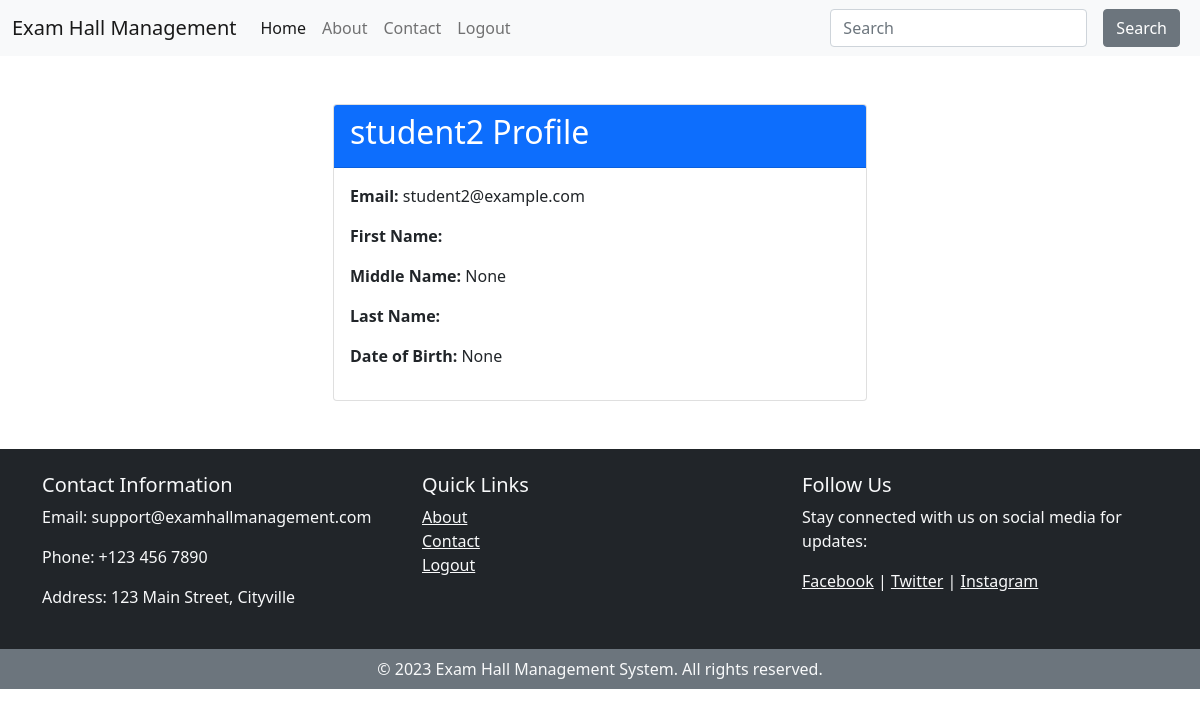
/accounts/student/student2/ (signed in), run on the app's committed database.
### accounts/models.py (models this page shows, shortened)
class CustomUser(AbstractUser):
    email = models.EmailField(unique=True)
    first_name = models.CharField(max_length=30)
    middle_name = models.CharField(max_length=30, blank=True, null=True)
    last_name = models.CharField(max_length=30)
    date_of_birth = models.DateField(null=True, blank=True)
    user_type = models.CharField(max_length=20, verbose_name="User Type")
    slug = models.SlugField(unique=True, blank=True, null=True)
    objects = CustomUserManager()

### accounts/views.py (the view)
# urls.py: path('student/<slug:slug>/', StudentProfileView.as_view(), name='student_profile'),
class StudentProfileView(LoginRequiredMixin, DetailView):
    model = Student
    template_name = 'accounts/student_profile.html'
    context_object_name = 'student'
    slug_field = 'slug'
    slug_url_kwarg = 'slug'

### accounts/templates/accounts/student_profile.html
{% extends 'base.html' %}
{% block content %}
    <div class="container mt-5">
        <div class="row">
            <div class="col-md-6 offset-md-3">
                <div class="card">
                    <div class="card-header bg-primary text-white">
                        <h2>{{ student.username }} Profile</h2>
                    </div>
                    <div class="card-body">
                        <p><strong>Email:</strong> {{ student.email }}</p>
                        <p><strong>First Name:</strong> {{ student.first_name }}</p>
                        <p><strong>Middle Name:</strong> {{ student.middle_name }}</p>
                        <p><strong>Last Name:</strong> {{ student.last_name }}</p>
                        <p><strong>Date of Birth:</strong> {{ student.date_of_birth }}</p>
                    </div>
                </div>
            </div>
        </div>
    </div>
{% endblock %}

### data on the page
CustomUser: username "student2", email "student2@example.com", middle_name "None", date_of_birth "None"
